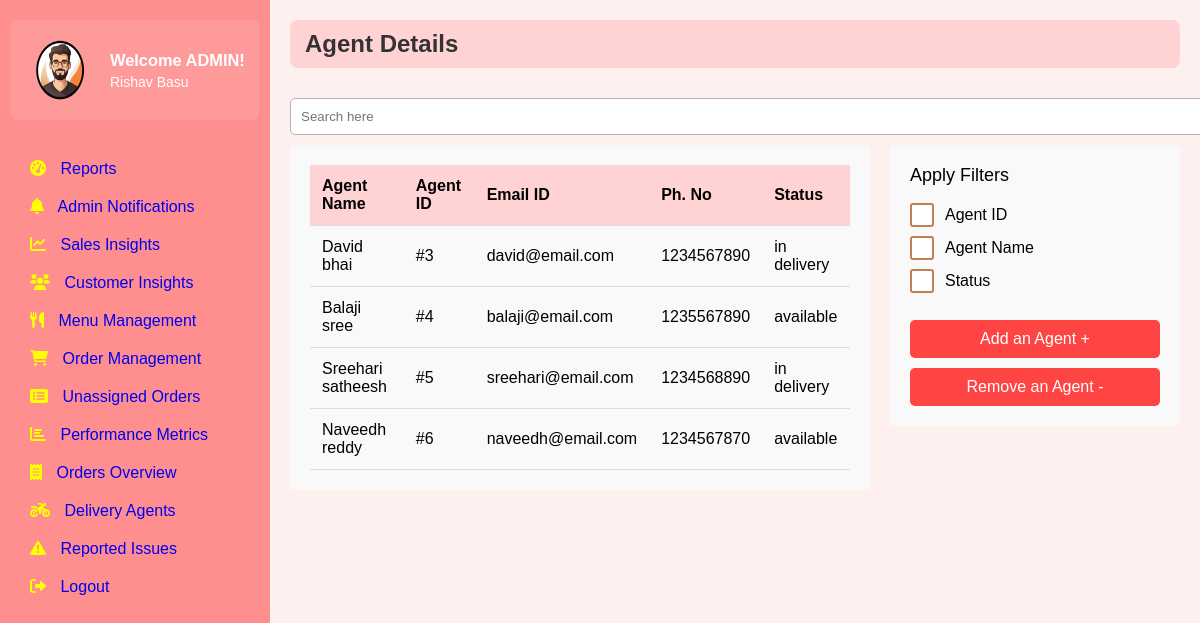
Page /staff-details (signed in) on the earlier database version.
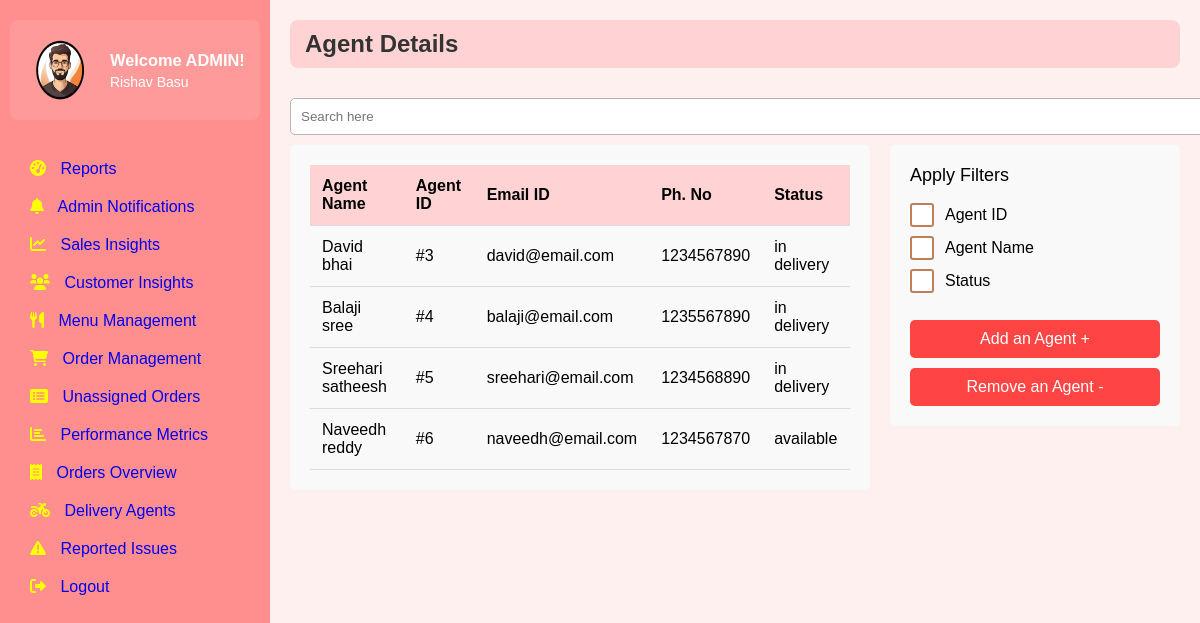
Same page on the later database version.
### tables this page shows
CREATE TABLE Delivery_agents (
        id INTEGER PRIMARY KEY,
        name TEXT NOT NULL,
        status TEXT NOT NULL,
        FOREIGN KEY (id) REFERENCES Users(user_id),
        FOREIGN KEY (name) REFERENCES Users(full_name)
    );

CREATE TABLE users (
        user_id INTEGER PRIMARY KEY AUTOINCREMENT,
        email TEXT UNIQUE NOT NULL,
        password_hash TEXT NOT NULL,
        full_name TEXT,
        phone_number TEXT,
        created_at TIMESTAMP DEFAULT CURRENT_TIMESTAMP,
        updated_at TIMESTAMP DEFAULT CURRENT_TIMESTAMP,
        last_login TIMESTAMP,
        is_active BOOLEAN DEFAULT TRUE,
        is_admin INTEGER DEFAULT 0,
        is_delivery_boy INTEGER DEFAULT 0,
        role_id INTEGER,
        FOREIGN KEY(role_id) REFERENCES roles(role_id)
    );

### app.py (the view)
@app.route('/staff-details')
def staff_list():
    if not is_admin():
        flash('Access denied. Admins only.', 'error')
        return redirect(url_for('signin'))
    conn = get_db_connection()
    staff_data = {}
    cursor = conn.execute('''
        SELECT da.id, da.name, da.status, u.email, u.phone_number as phone, u.created_at
        FROM Delivery_agents da
        JOIN Users u ON da.id = u.user_id''')
    staff_data = []
    for row in cursor:
        staff_data.append({
            'id': str(row['id']),
            'name': row['name'],
            'email': row['email'],
            'phone': row['phone'],
            'status': row['status']
        })
    conn.close()
    return render_template('staff_list.html', staff_data=staff_data)

### app.py (called while the page is built)
def is_admin():
    user_email = session.get('user')
    if not user_email:
        print("No user in session")
        return False
    conn = get_db()
    cursor = conn.cursor()
    cursor.execute('SELECT is_admin FROM Users WHERE email = ?', (user_email,))
    user = cursor.fetchone()
    conn.close()
    if user:
        print(f"User {user_email} is {'an admin' if user['is_admin'] == 1 else 'not an admin'}")
    return user and user['is_admin'] == 1

@app.teardown_appcontext
def close_connection(exception):
    db = getattr(g, '_database', None)
    if db is not None:
        db.close()

def get_db():
    conn = sqlite3.connect('existing_database.db')
    conn.row_factory = sqlite3.Row
    return conn

def get_db_connection():
    conn = sqlite3.connect("existing_database.db")
    conn.row_factory = sqlite3.Row
    return conn

### templates/staff_list.html (shortened to what this page needs)
{% extends 'base.html' %}
{% block extra_css %}
<link rel="stylesheet" href="{{ url_for('static', filename='css/staff_list.css') }}">
{% endblock %}
{% block content %}
<div class="header">
    <div class="header-content">
    <span class="order-title"><b>Agent Details</b></span>
</div>
</div>
<input type="text" placeholder="Search here" class="search-bar">
<div class="content-wrapper">
    <div class="staff-table">
        <table>
            <thead>
                <tr>
                    <th>Agent Name</th>
                    <th>Agent ID</th>
                    <th>Email ID</th>
                    <th>Ph. No</th>
                    <th>Status</th>
                </tr>
            </thead>
            <tbody>
                {% for staff in staff_data %}
                <tr>
                    <td><a href="{{ url_for('staff_details', agent_id=staff.id) }}" class="staff-name">{{ staff.name }}</a></td>
                    <td>#{{ staff.id }}</td>
                    <td>{{ staff.email }}</td>
                    <td>{{ staff.phone }}</td>
                    <td>{{ staff.status }}</td>
                </tr>
                {% endfor %}
            </tbody>
        </table>
    </div>
    <div class="filters">
        <div class="filter-title">Apply Filters</div>
        <div class="filter-item">
            <label for="agent-id">Agent ID</label>
        </div>
        <div class="filter-item">
            <label for="agent-name">Agent Name</label>
        </div>
        <div class="filter-item">
            <label for="status">Status</label>
        </div>
        <div class="action-buttons">
            <a href="" class="action-button add">Add an Agent +</a>
            <a href="" class="action-button remove">Remove an Agent -</a>
        </div>
    </div>
</div>
{% endblock %}

Differences in the rows shown:
changed Delivery_agents "Balaji sree": status "available" → "in delivery"
